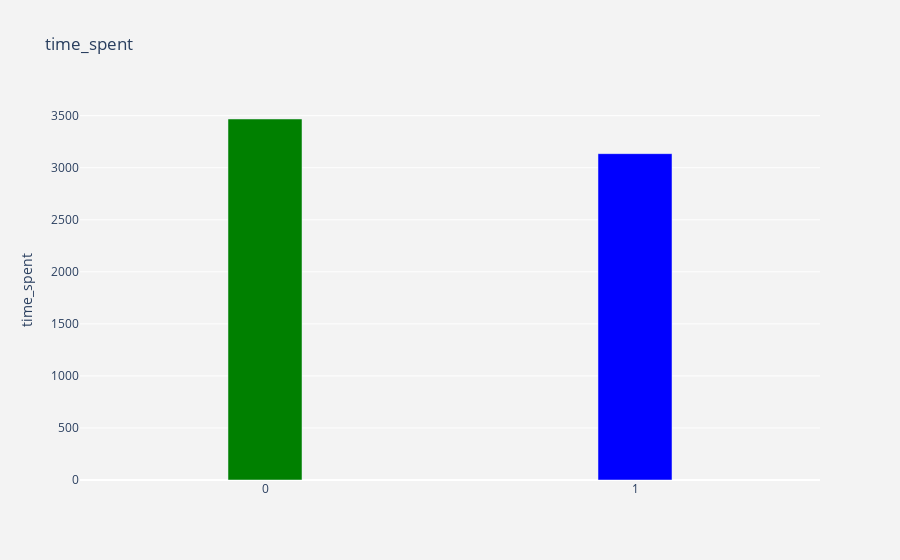

Here is the notebook cell this chart was saved with:
### Markdown cell above
To see the trend between the average amount of time spent on the app for churned and not churned customers, let’s build a plot:

### Code cell
df_plot = df_data.groupby('churned').time_spent.mean().reset_index()
plot_data = [
    go.Bar(
        x=df_plot['churned'],
        y=df_plot['time_spent']*100,
        width = [0.2, 0.2],
        marker=dict(
        color=['green', 'blue'])
    )
]
plot_layout = go.Layout(
        xaxis={"type": "category", },
        yaxis={"title": "time_spent"},
        title='time_spent',
        plot_bgcolor  = 'rgb(243,243,243)',
        paper_bgcolor  = 'rgb(243,243,243)',
    )
fig1 = go.Figure(data=plot_data, layout=plot_layout)
pyoff.iplot(fig1)

### Figure 1 — Plotly figure (JSON) as saved in the notebook; plotly's stock layout.template omitted (floating-point values rounded to 4 significant figures)
{"data": [{"marker": {"color": ["green", "blue"]}, "type": "bar", "width": [0.2, 0.2], "x": [0, 1], "y": [3468.0, 3135.0]}], "layout": {"paper_bgcolor": "rgb(243,243,243)", "plot_bgcolor": "rgb(243,243,243)", "title": {"text": "time_spent"}, "xaxis": {"type": "category"}, "yaxis": {"title": {"text": "time_spent"}}}}
